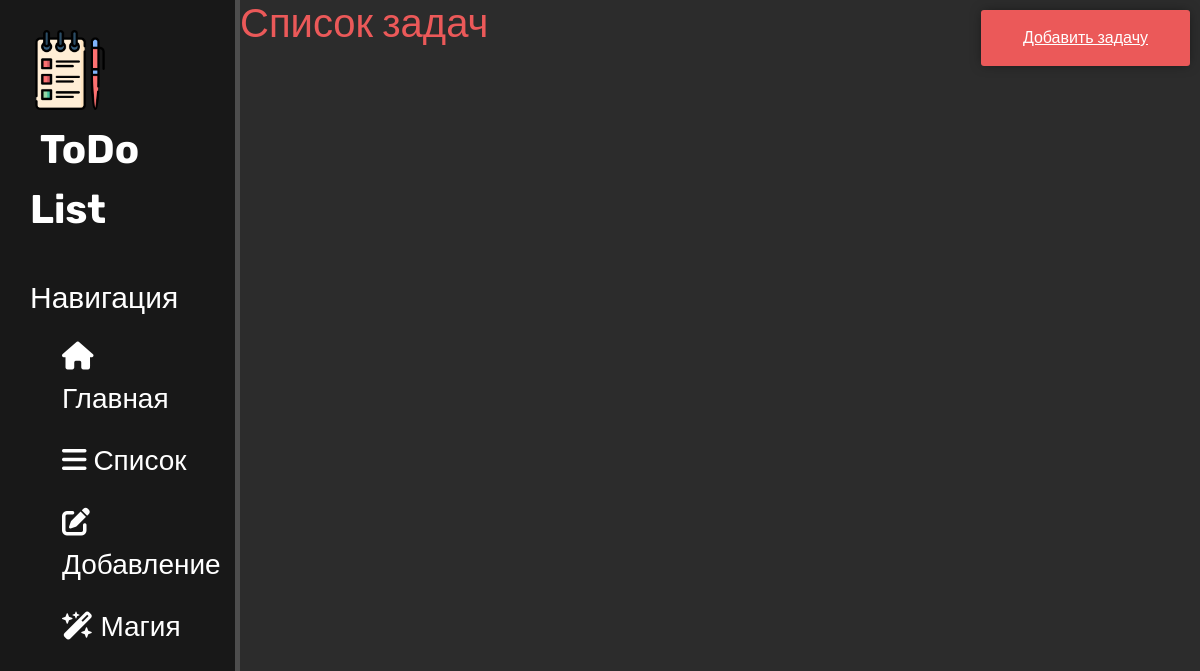
/tasks, run on an earlier commit of the app's database.
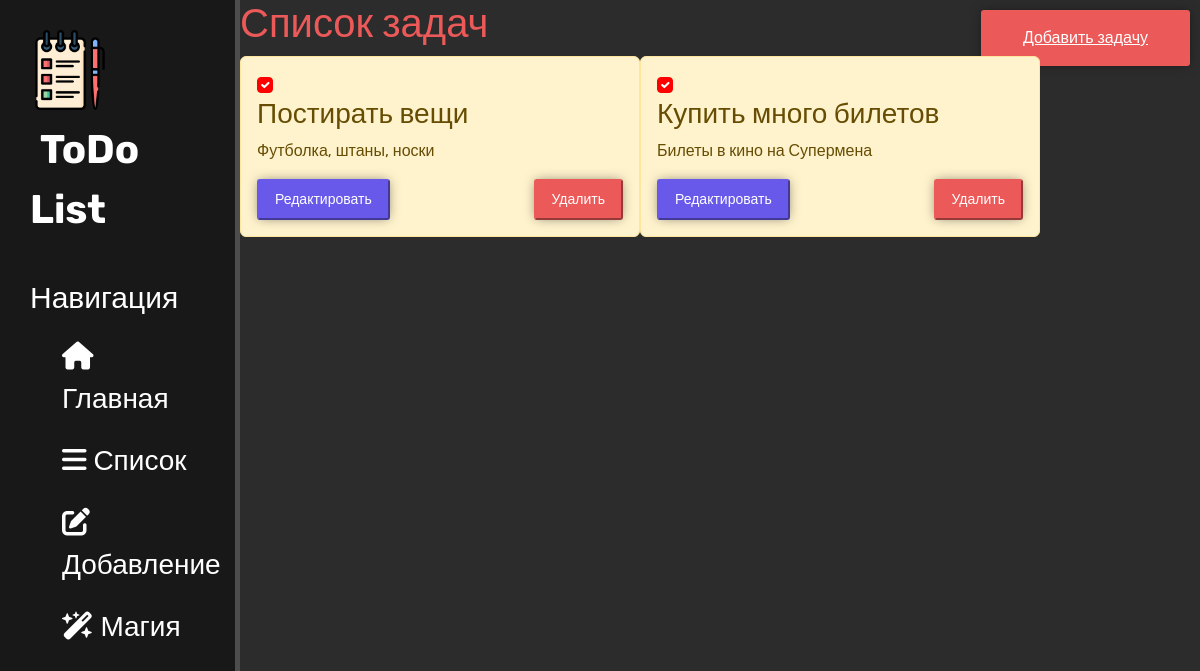
And on a later commit of the database.
### tasks/models.py (models this page shows, shortened)
class Tasks(models.Model):
    title = models.CharField('Названия задачи', max_length=100)
    description = models.TextField('Описание задачи')
    completed = models.BooleanField("Завершенность задачи",default=False)
    created_at = models.DateTimeField("Когда создана задача",auto_now_add=True)
    class Meta:
        verbose_name = 'Задача'
        verbose_name_plural = 'Задачи'

### main/views.py (the view)
# urls.py: path('tasks', views.tasks, name='tasks'),
def tasks(request):
    tasks = Tasks.objects.all()
    return render(request, 'tasks/tasks.html', {'tasks': tasks})

### tasks/templates/tasks/tasks.html (shortened to what this page needs)
{% extends 'main/layout.html' %}
{% block content %}
    <h1>Список задач</h1>
    <a type="button" href="{% url 'add_task' %}" class="button">Добавить задачу</a>
    {% for task in tasks %}
        <div class="alert alert-warning">
            <form method="post" action="{% url 'toggle_status' task.id %}">
                <input class="form-check-input" type="checkbox" name="completed" onchange="this.form.submit()" {% if task.completed %}checked{% endif %}>
                <h3>{{ task.title }}</h3>
                <p>{{ task.description }}</p>
            </form>
            <form method="post" action="{% url 'delete_task' task.id %}">
                <button type="submit" class="default-button-delete">Удалить</button>
            </form>
            <form method="get" action="{% url 'edit_task' task.id %}">
                <button type="submit" class="default-button-change">Редактировать</button>
        </div>
    {% endfor %}
{% endblock %}

### main/templates/main/layout.html (shortened to what this page needs)
{% load static %}
<!DOCTYPE html>
<html lang="en">
<head>
    <link rel="stylesheet" href="https://cdn.jsdelivr.net/npm/bootstrap@5.3.3/dist/css/bootstrap.min.css">
    <link rel="stylesheet" href="{% static 'main/css/main.css' %}">
    <link rel="stylesheet" href="https://use.fontawesome.com/releases/v6.6.0/css/all.css">
</head>
<body>
    <aside>
        <img src="{% static 'main/img/bookmarks.png' %}">
        <span class="logo">ToDo List</span>
        <h3>Навигация</h3>
        <ul>
            <a href="{% url 'home' %}"><li><i class="fa-solid fa-house"></i> Главная</li></a>
            <a href="{% url 'tasks' %}"><li><i class="fa-solid fa-bars"></i> Список</li></a>
            <a href="{% url 'add_task' %}"><li><i class="fa-solid fa-pen-to-square"></i> Добавление</li></a>
            <a href="{% url 'magic' %}"><li><i class="fa-solid fa-wand-magic-sparkles"></i> Магия</li></a>
        </ul>
    </aside>
    <main>
        {% block content %}
        {% endblock %}
    </main>
</body>
</html>

### main/static/main/css/main.css (style rules this page uses)
body { font-family: 'Rubik', sans-serif; display: flex; background: #2c2c2c; color: #eb5959; }
aside { float: left; background: #181818; width: 20%; padding: 2.5%; height: 100vh; color: #fff; border-right: 5px solid #4d4d4d; }
aside img { width: 80px; float: left; }
aside .logo { font-size: 40px; margin-left: 10px; font-weight: bold; position: relative; top: 10px; }
aside h3 { margin-top: 50px; font-size: 30px; }
aside ul { list-style: none; }
aside ul li { font-size: 28px; color: #fff; display: block; margin-top: 20px; transition: transform 0.6s ease; }
aside ul a { text-decoration: none; }
.alert-warning { float: left; width: 400px; text-align: left; }
input[type="checkbox"].form-check-input:checked { background-color: red; border-color: red; }
input[type="checkbox"].form-check-input { accent-color: red; }
.button { background-color: #eb5959; border-color: #eb5959; color: white; position: fixed; font-size: 16px; padding: 16px 42px; border-radius: 3px; box-shadow: 0px 0px 12px -2px rgba(0,0,0,0.5); right: 10px; top: 10px; }
.default-button-delete { background-color: #eb5959; border-color: #eb5959; color: white; float: right; font-size: 14px; padding: 8px 16px; border-radius: 3px; box-shadow: 0px 0px 12px -2px rgba(0,0,0,0.5); }
.default-button-change { background-color: #6859eb; border-color: #6859eb; color: white; font-size: 14px; padding: 8px 16px; border-radius: 3px; box-shadow: 0px 0px 12px -2px rgba(0,0,0,0.5); }

What changed in the data, as far as the page shows it:
added Tasks: completed "☑", title "Постирать вещи", description "Футболка, штаны, носки"
added Tasks: completed "☑", title "Купить много билетов", description "Билеты в кино на Супермена"
